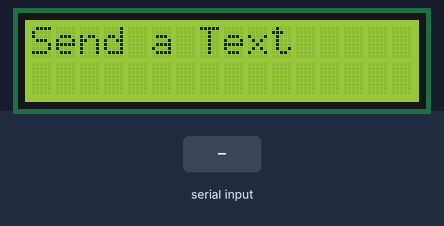
Recording of a sketch running on a simulated Arduino Uno, built with avr-gcc and run on an emulated ATmega328P. Shown: 16×2 character LCD. Inputs (shaded band) come from the test bench. What the sketch prints to the serial monitor is not drawn.

Above: at 1.2 s.
1.3 s: "1" received over Serial
At 2.2 s:
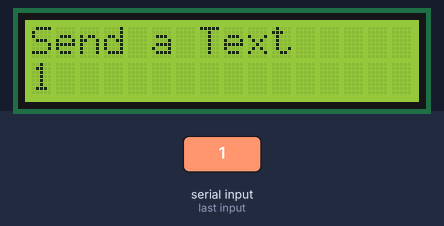
2.9 s: "0" received over Serial
At 3.4 s:
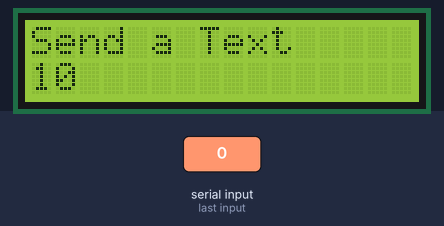
Timing chart, 0 to 5.9 s (numbered marks = the images above; inputs shaded):
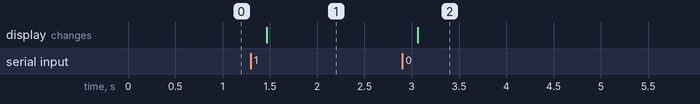

Measured:
- after the input at 1.3 s, the display: changes after 0.16 s (image 1)
- after the input at 2.9 s, the display: changes after 0.17 s (image 2)

The sketch:

bluetoothlcdfinal.ino
```cpp
//int led=8;
#include <stdio.h>
#include <ctype.h>
int n = 0;
#include <LiquidCrystal.h>
char state;
char text;
LiquidCrystal lcd(12, 11, 5, 4, 3, 2);
void setup() {
  lcd.begin(16, 2);
  lcd.setCursor(0,0);
  lcd.print("Send a Text");
  Serial.begin(9600);
}

void loop() {
    //if some date is sent, reads it and saves in state
    if(Serial.available()>0)
    {
      state = Serial.read();

    delay(100);
    if (state == '#'){
      lcd.clear();
      lcd.setCursor(0,0);
      lcd.print("Send a Text");
      n=0;
    }
    if (isalpha(state) != 0 || isdigit(state) !=0 || state == ' '){
      text = state;
      lcd.setCursor(n,1);
      lcd.print(text);
      Serial.print(text);
      if (n<15){
        n++;
      }
      else{
        delay(100);
        n = 0;
        lcd.clear();
        lcd.setCursor(0,0);
        lcd.print("Send a Text");
      }
    }

    }


    delay(100);

}
```
